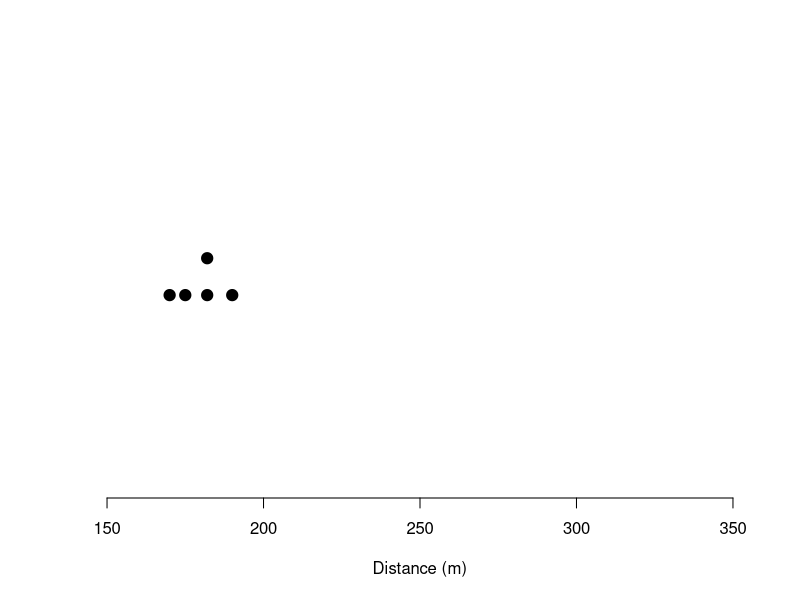
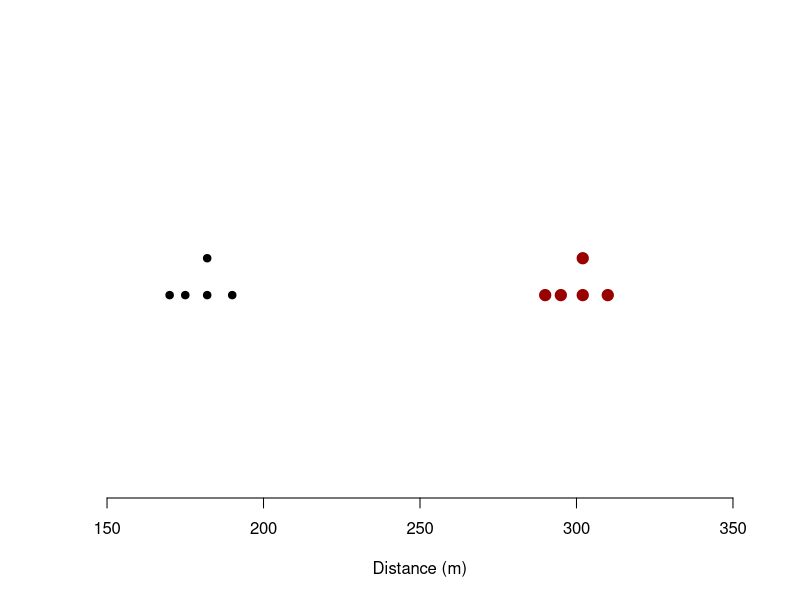
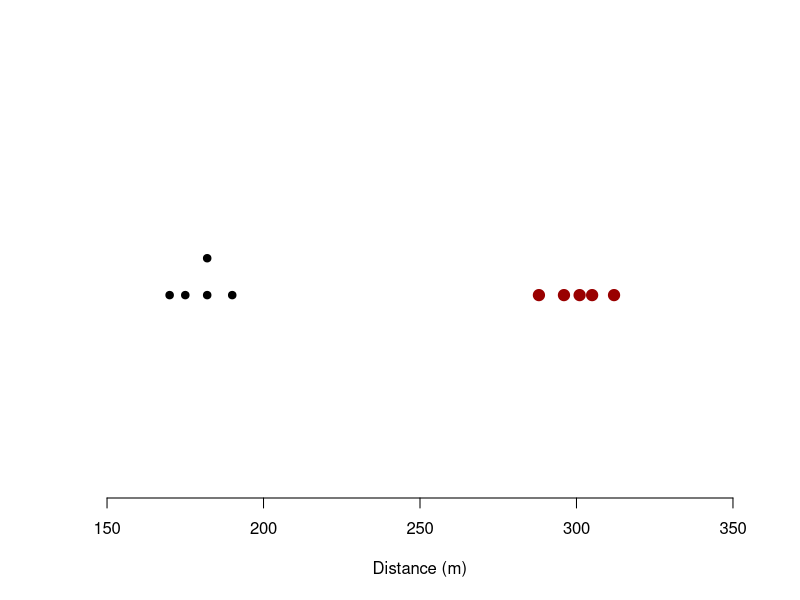
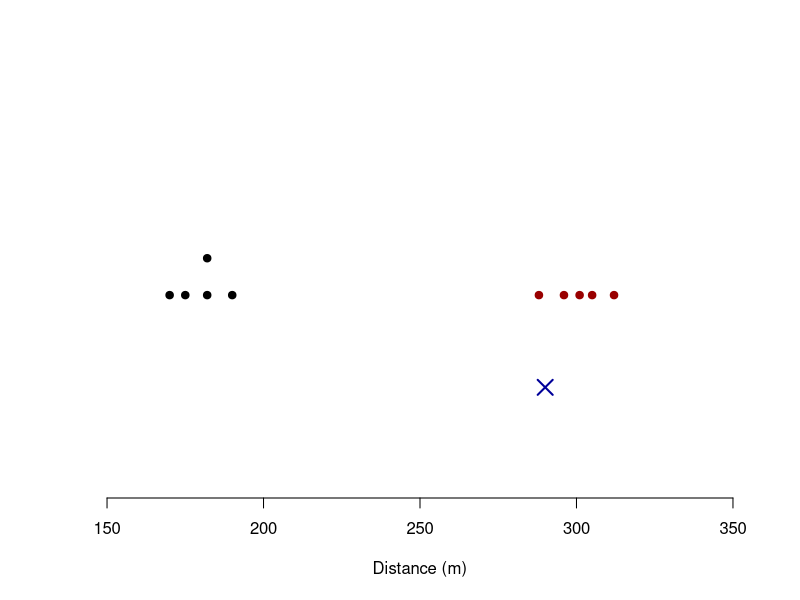
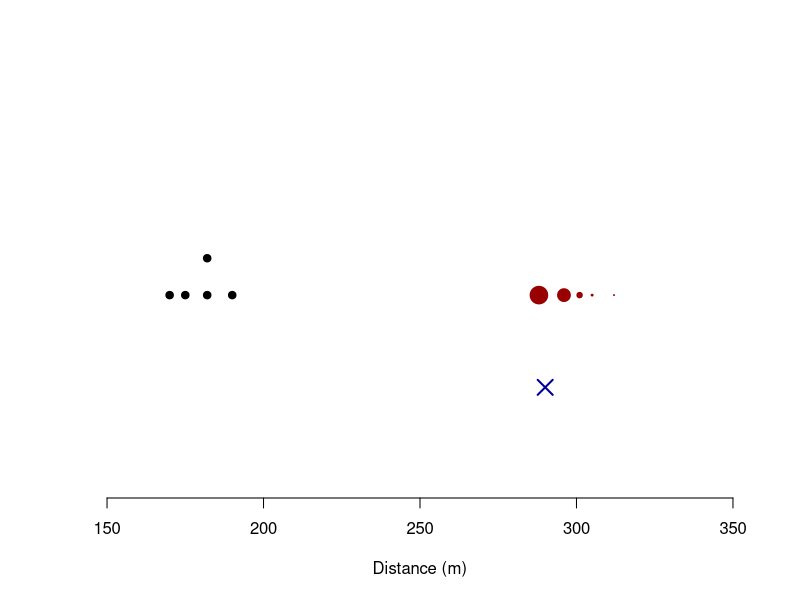
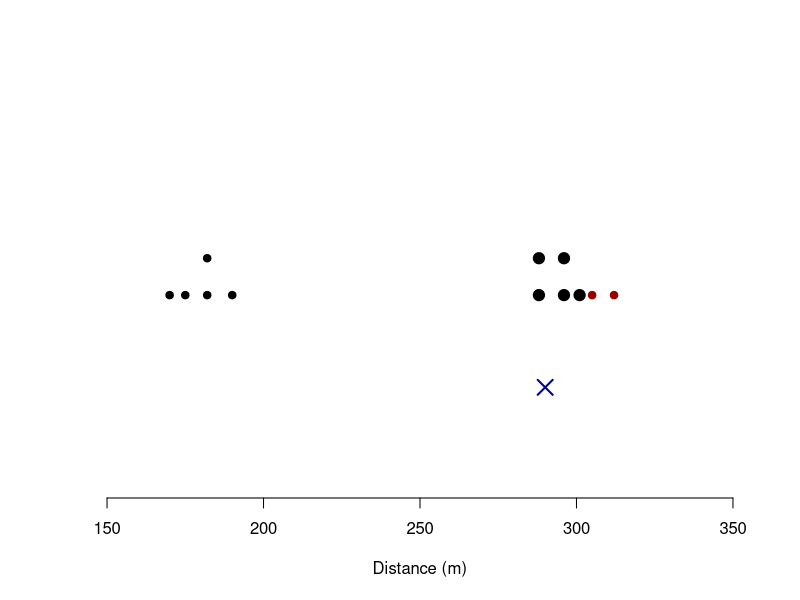
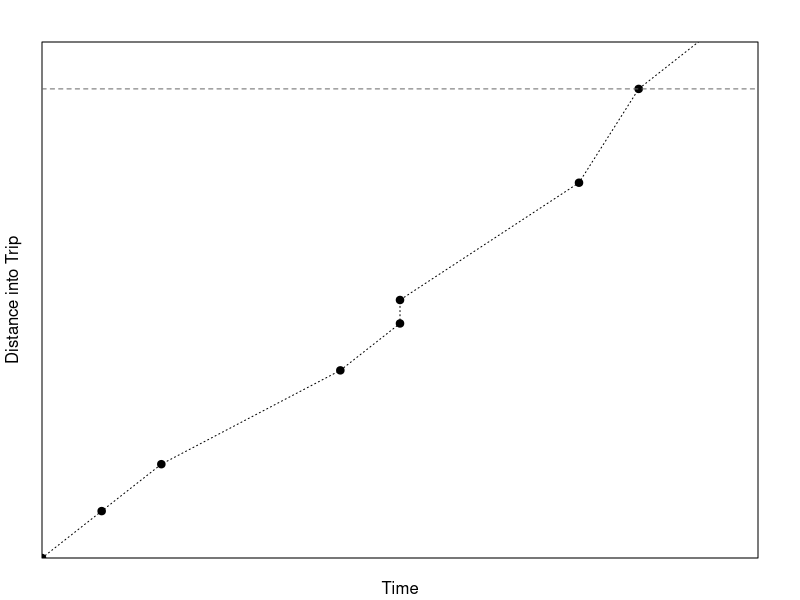
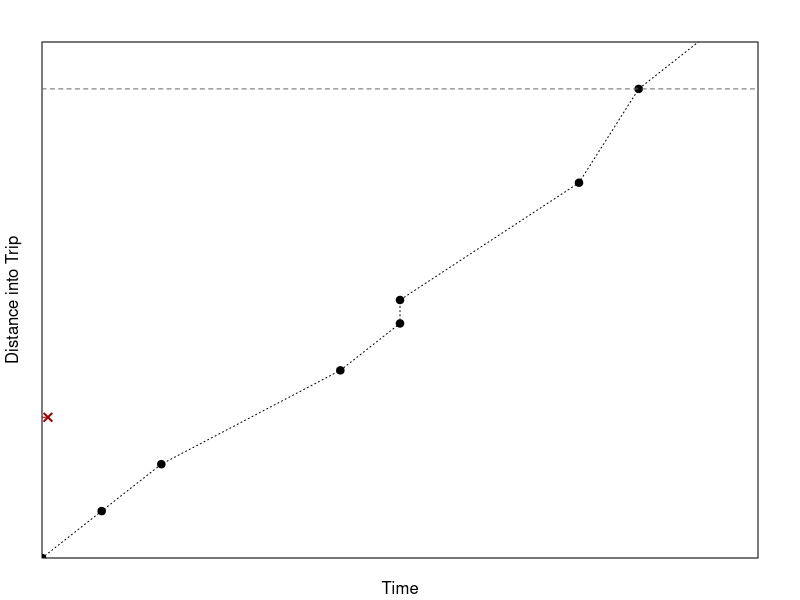

Recreate these plots in R, in order.
## particle filter simple:
N = 5
X1 = c(170, 175, 182, 182, 190)

X2 = X1 + 15 * 8
X2e = X2 + c(-2, 1, -1, 3, 2)
Y2 = 290

newPl = function(file = NULL) {
if (!is.null(file))
	png(file, width = 600, height = 200, bg = "transparent")
par(mar = c(5.1, 4.1, 0, 2.1))
plot.new()
plot.window(xlim = c(150, 350), ylim = c(0, 0.5))
axis(1)
title(xlab = "Distance (m)")
}
Yv = c(0.2, 0.2, 0.2, 0.24, 0.2)
## Frame 1:
## setwd("~/Documents/University/PhD/presentation/provisional/figs")
setwd("../provisional/figs")

newPl('pf1-frame1.png')
points(X1, Yv, pch = 19, cex = 1.5)
dev.off()

## Frame 2:
newPl('pf1-frame2.png')
points(X1, Yv, pch = 19, cex = 1)
points(X2, Yv, pch = 19, cex = 1.5, col = "#990000")
dev.off()

## Frame 3:
newPl('pf1-frame3.png')
points(X1, Yv, pch = 19, cex = 1)
points(X2e, rep(0.2, N), pch = 19, cex = 1.5, col = "#990000")
dev.off()

## Frame 4:
newPl('pf1-frame4.png')
points(X1, Yv, pch = 19, cex = 1)
points(X2e, rep(0.2, N), pch = 19, cex = 1, col = "#990000")
points(Y2, 0.1, pch = 4, cex = 2, col = "#000099", lwd = 2)
dev.off()

## Frame 5:
newPl('pf1-frame5.png')
points(X1, Yv, pch = 19, cex = 1)
points(Y2, 0.1, pch = 4, cex = 2, col = "#000099", lwd = 2)
dist = abs(Y2 - X2e)
pr = dnorm(dist, 0, 5)
wt = pr / sum(pr)
points(X2e, rep(0.2, N), pch = 19, cex = pmax(3*sqrt(wt), 0.1), col = "#990000")
dev.off()

## Frame 6:
X2new = X2e[c(1, 1, 2, 3, 2)]
newPl('pf1-frame6.png')
points(X1, Yv, pch = 19, cex = 1)
points(Y2, 0.1, pch = 4, cex = 2, lwd = 2, col = "#000099")
points(X2e, rep(0.2, N), pch = 19, cex = 1, col = "#990000")
points(X2new, c(0.2, 0.24, 0.2, 0.2, 0.24), pch = 19, cex = 1.5, col = "#000000")
dev.off()





################
## particle filter with bus stop

## t = 30 * 1:5
## Y = c(300, 600, 900, 1100, 1400)
## s = c(500, 1000, 1500)

## newPl = function(file = NULL) {
##     if (!is.null(file))
## 	png(file, width = 600, height = 300, bg = "transparent")
##     par(mar = c(2.1, 2.1, 0.1, 2.1))
##     plot.new()
##     plot.window(xlim = c(0, max(t) + 20), ylim = c(0, max(s) + 100), xaxs = "i", yaxs = "i")
##     #axis(1)
##     #axis(2)
##     box()
##     title(xlab = "Time (s)", ylab = "Distance into Trip (m)", line = 1)
##     abline(h = s, lty = 3)
## }

## ## True path:
## true <- function() {
##     lines(c(0, t[3]), c(0, Y[3]))
##     lines(c(t[3], 100), c(Y[3], 1000))
##     lines(c(100, 110), c(1000, 1000))
##     lines(c(110, t[5]), c(1000, Y[5]))
##     points(t, Y, pch = 21, cex = 1, lwd = 2, bg = "white")
## }
## newPl("figs/pf2-frame1.png")
## true()
## dev.off()


## y = Y + c(-10, 2, -5, 20, 10)
## ## start pf:
## newPl("figs/pf2-frame2.png")
## M <- 5
## points(0, 0, pch = 19, col = "#000099")
## dev.off()

## ## assign speeds:
## newPl("figs/pf2-frame3.png")
## points(0, 0, pch = 19, col = "#000099")
## X <- rbind(rep(0, M), c(5, 7, 9, 11, 13))
## for (i in 1:M)
##     arrows(0, 0, 20, X[2, i] * 20, lty = 2, col = "#999999", length = 0.05)
## dev.off()

## ## move particles:
## newPl("figs/pf2-frame4.png")
## abline(v = t[1], col = "#0000cc90", lty = 3)
## points(0, 0, pch = 19, col = "#000099")
## dev.off()

## ## animate!
## for (j in 1:50) {
##     newPl(sprintf("figs/pf2-frame5-%02d.png", j))
##     abline(v = t[1], col = "#0000cc90", lty = 3)
##     arrows(0, 0, t[1] * j/50, X[2, ] * t[1] * j/50, lty = 2, col = "#999999", length = 0.05, code = 0)
##     points(rep(t[1] * j/50, M), X[2, ] * t[1] * j/50, pch = 19, col = "#000099", cex = 0.8)
##     dev.off()
## }

## ## First observation:
## newPl("figs/pf2-frame6.png")
## points(rep(t[1], M), X[2, ] * t[1], pch = 19, col = "#000099", cex = 0.5)
## points(t[1], y[1], pch = 4, col = "#990000", lwd = 2, cex = 1.2)
## dev.off()

## ## Resample
## newPl("figs/pf2-frame7.png")
## X2 <- rbind(X[2, ] * t[1], X[2, ])[, c(2, 3, 3, 3, 4)]
## points(rep(t[1], M), X2[2, ] * t[1], pch = 19, col = "#000099", cex = 0.5)
## points(t[1], y[1], pch = 4, col = "#990000", lwd = 2, cex = 1.2)
## dev.off()


## ## Do it again ...
## newPl("figs/pf2-frame8.png")
## points(rep(t[1], M), X2[1, ], pch = 19, col = "#000099", cex = 0.5)
## X2[2, ] <- c(8, 8, 10, 11, 10)
## arrows(0, 0, t[1], unique(X2[1, ]), lty = 2, col = "#99999970", length = 0.05, code = 0)
## arrows(t[1], X2[1, ], t[1] + 20, X2[1, ] + X2[2, ] * 20, lty = 2, col = "#999999", length = 0.05)
## dev.off()

## ## start ... 
## newPl("figs/pf2-frame9.png")
## arrows(0, 0, t[1], unique(X2[1, ]), lty = 2, col = "#99999970", length = 0.05, code = 0)
## abline(v = t[2], col = "#0000cc90", lty = 3)
## points(rep(t[1], M), X2[1, ], pch = 19, col = "#000099", cex = 0.5)
## dev.off()


## ## animate!
## for (j in 1:50) {
##     newPl()#sprintf("figs/pf2-frame10-%02d.png", j))
##     abline(v = t[2], col = "#0000cc90", lty = 3)
##     arrows(t[1], X2[1, -5], t[1]  + 30 * j/50, X2[1, -5] + X2[2, -5] * (30 * j/50),
##            lty = 2, col = "#999999", length = 0.05, code = 0)
##     points(rep(t[1] + 30 * j/50, M-1), X2[1, -5] + X2[2, -5] * (30 * j/50), pch = 19, col = "#000099", cex = 0.8)
    
##     #dev.off()
## }





## schedule times
sx <- c(0, 10, 20, 40, 50, 55, 80, 100)
st <- c(0, 1, 2, 5, 6, 6, 9, 10)

pl <- function(file=NULL) {
    if (!is.null(file))
	png(file, width = 600, height = 300, bg = "transparent")
    par(mar = c(2.1, 2.1, 2.1, 2.1))
    plot(st, sx, xaxt = "n", yaxt = "n", xlab = "", ylab = "", xaxs = "i", yaxs = "i",
         pch = 19, xlim = c(0, 12), ylim = c(0, 110))
    title(xlab = "Time", ylab = "Distance into Trip", line = 1)
    lines(c(st, 12), c(sx, 120), lty = 3)
    abline(h = max(sx), lty = 2, col = "#666666")
}

## fig 1:
pl("figs/pred-sched-frame1.png")
dev.off()


## fig 2:
X <- 30
pl("figs/pred-sched-frame2.png")
lines(c(0, 0.1), c(X, X), lty = 2, col = "#990000")
points(0.1, X, col = "#990000", pch = 4, lwd = 2)
dev.off()

## fig 3:
Xt <- 3.5
pl("figs/pred-sched-frame3.png")
lines(c(0, Xt), c(X, X), lty = 2, col = "#990000")
points(Xt, X, col = "#990000", pch = 4, lwd = 2)
dev.off()

## fig 4:
pl("figs/pred-sched-frame4.png")
lines(c(0, Xt), c(X, X), lty = 2, col = "#990000")
arrows(Xt, X + 1, y1 = max(sx) - 1, length = 0.1, code = 3, lwd = 2, col = "#000099")
text(Xt, X + (max(sx) - X) / 2, "Scheduled Travel Time", pos = 2, cex = 0.8)
dev.off()



## dwell time:
png("figs/dwell_time.png", width = 600, height = 300, bg = "transparent")
par(mar = c(2.1, 2.1, 2.1, 2.1))
plot(NULL, xaxt = "n", yaxt = "n", xlab = "", ylab = "", xaxs = "i", yaxs = "i",
     pch = 19, xlim = c(0, 10), ylim = c(0, 100))
title(xlab = "Time", ylab = "Distance into Trip", line = 1)
abline(h = 40, lty = 2, lwd = 2)
points(1, 10, pch = 19, col = "#000099")
#lines(c(1, 2), c(10, 30), col = "#000099", lwd = 2, lty = 3)
lines(c(1, 6), c(10, 110), col = "#000099", lwd = 2, lty = 3)
lines(c(2, 2.5, 2.7, 2.8, 4, 6, 6.2, 6.3, 6.5, 7, 10),
      c(30, 37, 38, 38.5, 40, 40, 41.5, 42, 43, 50, 110), col = "#990000", lwd = 2, lty = 3)
arrows(4.1, 70, 7.9, length = 0.15, code = 3, lwd = 2)
text(6, 70, expression(tau[j]), pos = 3)
dev.off()




